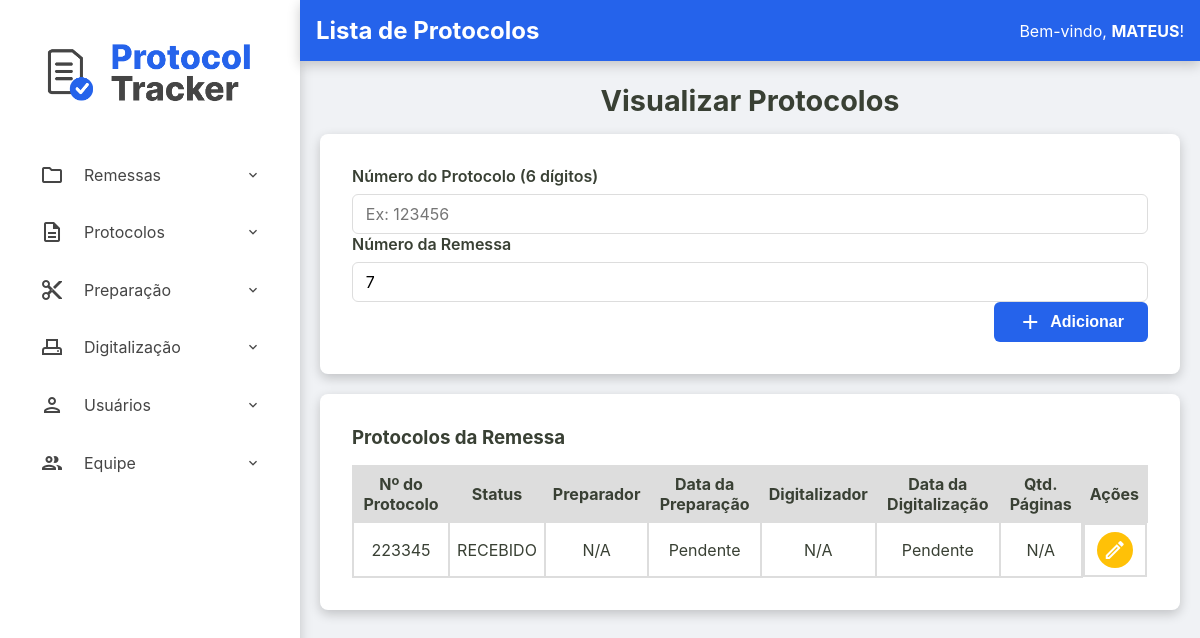
The page /admin/remessas/protocolos?id=c62659b6-44cd-419f-b0b3-21374d2135ff (signed in) on the database as committed earlier.
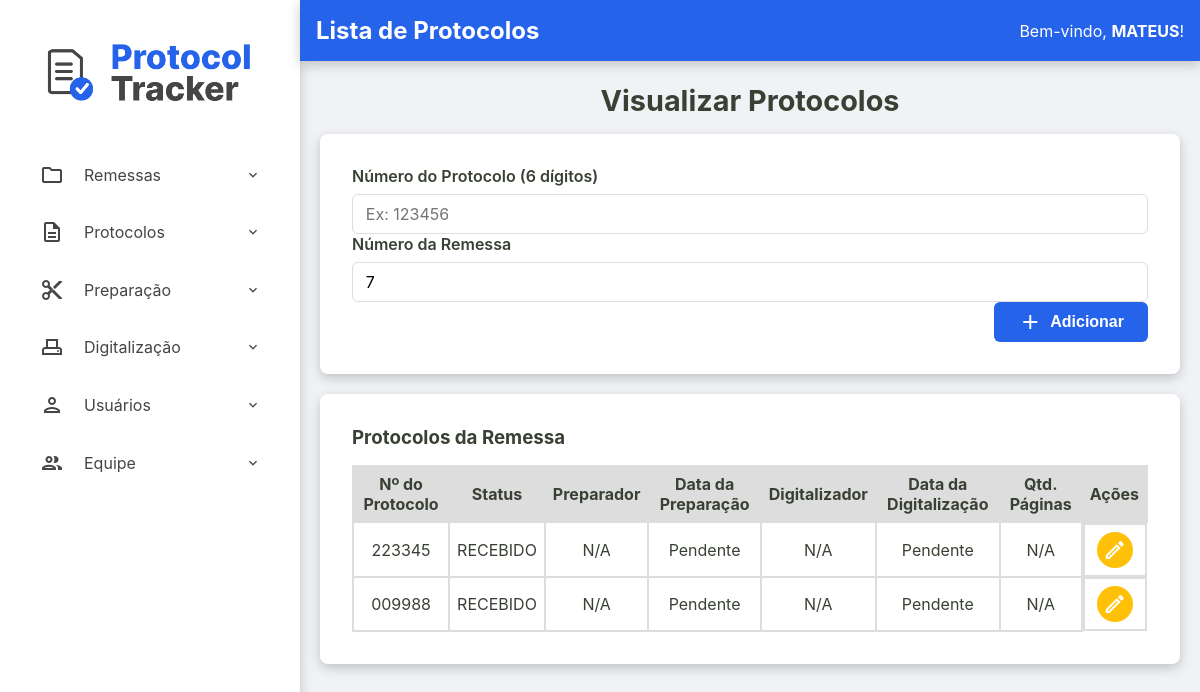
The same page on the database as committed later.
### tables this page shows
CREATE TABLE usuarios (
    id INTEGER PRIMARY KEY AUTOINCREMENT,
    nome TEXT NOT NULL,
    email TEXT NOT NULL UNIQUE,
    cpf TEXT NOT NULL UNIQUE,
    hash_senha TEXT NOT NULL,
    permissao TEXT NOT NULL,
    data_criacao TEXT NOT NULL DEFAULT CURRENT_TIMESTAMP,
    status INTEGER NOT NULL DEFAULT 1
  );

CREATE TABLE remessas (
    numero_remessa INTEGER PRIMARY KEY, -- SQLite vai gerenciar o autoincremento aqui
    id TEXT NOT NULL UNIQUE, -- Seu ID de texto continua sendo obrigatório e único
    data_recebimento TEXT NOT NULL,
    data_entrega TEXT NULL,
    status TEXT NOT NULL DEFAULT 'RECEBIDO',
    quantidade_protocolos INTEGER NULL CHECK (quantidade_protocolos >= 0),
    id_administrador INTEGER NOT NULL,
    observacoes TEXT NULL,
    FOREIGN KEY (id_administrador) REFERENCES usuarios (id)
  );

CREATE TABLE protocolos (
    id TEXT PRIMARY KEY,
    id_remessa TEXT NOT NULL,
    numero_protocolo TEXT NOT NULL UNIQUE,
    data_preparacao TEXT NULL,
    id_preparador INTEGER NULL,
    data_digitalizacao TEXT NULL,
    id_digitalizador INTEGER NULL,
    status TEXT NOT NULL DEFAULT 'RECEBIDO',
    quantidade_paginas INTEGER NULL CHECK (quantidade_paginas >= 0),
    observacoes TEXT NULL,
    FOREIGN KEY (id_remessa) REFERENCES remessas (id),
    FOREIGN KEY (id_preparador) REFERENCES usuarios (id),
    FOREIGN KEY (id_digitalizador) REFERENCES usuarios (id)
  );

### src/Controller/Admin/RemessaController.php (called while the page is built, shortened)
<?php
class RemessaController
{
    private ?Usuario $usuario_logado = null;
    public function __construct(
        private RemessaRepository $remessaRepository,
        private RemessaService $remessaService,
        private ProtocoloRepository $protocoloRepository,
        private ProtocoloService $protocoloService,
        private UsuarioRepository $usuarioRepository
    ) {
        $id_usuario = $_SESSION['usuario_logado_id'] ?? null;
        if ($id_usuario) {
            $this->usuario_logado = $this->usuarioRepository->findById($id_usuario);
        }
    }
    public function exibirProtocolos(?string $erro = null)
    {
        try {
            $id_remessa = $_GET['id'] ?? '';
            $remessa = $this->remessaRepository->findById($id_remessa);
            $listaProtocolos = $this->protocoloRepository->findByRemessa($id_remessa);
            $titulo_da_pagina = "Lista de Protocolos";
            $usuario_logado = $this->usuario_logado;
            require __DIR__ . '/../../../templates/admin/visualizar-protocolos.php';
        } catch (Exception $e) {
            $this->exibirRemessas($e->getMessage());
        }
    }
}

### src/Repository/UsuarioRepository.php (called while the page is built, shortened)
<?php
class UsuarioRepository implements UsuarioRepositoryInterface
{
    private PDO $connection;
    public function __construct(PDO $connection)
    {
        $this->connection = $connection;
    }
    public function findById(int $id): ?Usuario
    {
        $sqlQuery = "SELECT * FROM usuarios WHERE id = :id;";
        $stmt = $this->connection->prepare($sqlQuery);
        $stmt->bindValue(':id', $id);
        $stmt->execute();
        $dadosUsuario = $stmt->fetch();
        return Usuario::fromArray($dadosUsuario);
    }
}

### src/Model/Usuario.php (called while the page is built, shortened)
<?php
class Usuario {
    public function getNome(): string { return $this->nome; }
    public static function fromArray(array $array): self
    {
        try {
            $data_criacao = isset($array['data_criacao']) ? new DateTimeImmutable($array['data_criacao']) : null;
        } catch (Exception $e) {
            throw new Exception("Falha ao criar data");
        }
        return new self(
            (int) $array['id'],
            $array['nome'],
            $array['email'],
            $array['cpf'],
            $array['hash_senha'],
            $array['permissao'],
            $data_criacao,
            (bool) $array['status']
        );
    }
}

### src/Repository/RemessaRepository.php (called while the page is built, shortened)
<?php
class RemessaRepository implements RemessaRepositoryInterface
{
    private PDO $connection;
    public function __construct(PDO $connection)
    {
        $this->connection = $connection;
    }
    public function findById(string $id): ?Remessa
    {
        $sqlQuery = "SELECT * FROM remessas WHERE id = :id;";
        $stmt = $this->connection->prepare($sqlQuery);
        $stmt->bindValue(':id', $id);
        $stmt->execute();
        $dadosRemessa = $stmt->fetch();
        return Remessa::fromArray($dadosRemessa);
    }
}

### src/Model/Remessa.php (called while the page is built, shortened)
<?php
class Remessa {
    public function getNumeroRemessa(): int { return $this->numero_remessa; }
    public static function fromArray(array $array): self
    {
        try {
            $data_recebimento = new DateTimeImmutable($array['data_recebimento']);
            $data_entrega = isset($array['data_entrega']) ? new DateTimeImmutable($array['data_entrega']) : null;
        } catch (Exception $e) {
            throw new Exception("Falha ao criar data");
        }
        return new self(
            $array['id'],
            (int) $array['numero_remessa'] ?? null,
            $data_recebimento,
            $data_entrega,
            $array['status'],
            isset($array['quantidade_protocolos']) ? (int)$array['quantidade_protocolos'] : null,
            (int)$array['id_administrador'],
            $array['observacoes'] ?? null
        );
    }
}

### src/Repository/ProtocoloRepository.php (called while the page is built, shortened)
<?php
class ProtocoloRepository implements ProtocoloRepositoryInterface
{
    private PDO $connection;
    public function __construct(PDO $connection)
    {
        $this->connection = $connection;
    }
    public function findByRemessa(string $id_remessa): array
    {
        $sqlQuery = "SELECT * FROM protocolos WHERE id_remessa = :id_remessa;";
        $stmt = $this->connection->prepare($sqlQuery);
        $stmt->bindValue(':id_remessa', $id_remessa);
        $stmt->execute();
        return $this->hidrataLista($stmt);
    }
    private function hidrataLista(PDOStatement $stmt): array
    {
        $listaDeProtocolos = [];
        while($dadosProtocolo = $stmt->fetch()){
            $listaDeProtocolos[] = Protocolo::fromArray($dadosProtocolo);
        }
        return $listaDeProtocolos;
    }
}

### src/Model/Protocolo.php (called while the page is built, shortened)
<?php
class Protocolo {
    public function getId(): ?string { return $this->id; }
    public function getNumeroProtocolo(): string { return $this->numero_protocolo; }
    public function getDataPreparacao(): ?DateTimeImmutable { return $this->data_preparacao; }
    public function getIdPreparador(): ?int { return $this->id_preparador; }
    public function getDataDigitalizacao(): ?DateTimeImmutable { return $this->data_digitalizacao; }
    public function getIdDigitalizador(): ?int { return $this->id_digitalizador; }
    public function getStatus(): string { return $this->status; }
    public function getQuantidadePaginas(): ?int { return $this->quantidade_paginas; }
    public static function fromArray(array $array): self
    {
        try {
            $data_preparacao = isset($array['data_preparacao']) ? new DateTimeImmutable($array['data_preparacao']) :  null;
            $data_digitalizacao = isset($array['data_digitalizacao']) ? new DateTimeImmutable($array['data_digitalizacao']) :  null;
        } catch (Exception $e) {
            throw new Exception("Falha ao criar data");
        }
        return new self(
            $array['id'],
            $array['id_remessa'],
            $array['numero_protocolo'],
            $data_preparacao,
            isset($array['id_preparador']) ? (int) $array['id_preparador'] : null,
            $data_digitalizacao,
            isset($array['id_digitalizador']) ? (int) $array['id_digitalizador'] : null,
            $array['status'],
            isset($array['quantidade_paginas']) ? (int) $array['quantidade_paginas'] : null,
            $array['observacoes'] ?? null,
        );
    }
}

### templates/admin/visualizar-protocolos.php (the view, shortened to what the rows shown need)
<?php require __DIR__ . '/../components/_header.php'; ?>
<h2>Visualizar Protocolos</h2>
<div class="container-principal-busca">
    <form action="/admin/remessas/protocolos" method="post" class="busca-form-container">
        <div class="form-group">
            <label for="numero_protocolo">Número do Protocolo (6 dígitos)</label>
            <input type="text" id="numero_protocolo" name="numero_protocolo" required maxlength="6" pattern="\d{6}"placeholder="Ex: 123456">
            <label for="numero_remessa">Número da Remessa</label>
            <input type="text" id="numero_remessa" readonly  name="numero_remessa" value="<?= htmlspecialchars($remessa->getNumeroRemessa()) ?>">
        </div>
        <div class="form-actions">
            <button type="submit">
                <span class="material-icons-outlined">add</span> Adicionar
            </button>
        </div>
    </form>
<section class="listagem-container">
    <h3>Protocolos da Remessa</h3>
    <table id="tabela-protocolos-remessa" class="protocolos-table datatable-js">
        <thead>
            <tr>
                <th>Nº do Protocolo</th>
                <th>Status</th>
                <th>Preparador</th>
                <th>Data da Preparação</th>
                <th>Digitalizador</th>
                <th>Data da Digitalização</th>
                <th>Qtd. Páginas</th>
                <th class="acoes-header">Ações</th>
            </tr>
        </thead>
        <tbody>
            <?php foreach ($listaProtocolos as $protocolo): ?>
                <tr>
                    <td><?= htmlspecialchars($protocolo->getNumeroProtocolo()) ?></td>
                    <td><?= htmlspecialchars($protocolo->getStatus()) ?></td>
                    <td>
                        <?php
                            echo htmlspecialchars($protocolo->getIdPreparador() ?? 'N/A');
                        ?>
                    </td>
                    <td><?= $protocolo->getDataPreparacao() ? $protocolo->getDataPreparacao()->format('d/m/Y H:i') : 'Pendente' ?></td>
                    <td>
                        <?php
                            echo htmlspecialchars($protocolo->getIdDigitalizador() ?? 'N/A');
                        ?>
                    </td>
                    <td><?= $protocolo->getDataDigitalizacao() ? $protocolo->getDataDigitalizacao()->format('d/m/Y H:i') : 'Pendente' ?></td>
                    <td><?= htmlspecialchars($protocolo->getQuantidadePaginas() ?? 'N/A') ?></td>
                    <td class="acoes-cell">
                        <a href="/admin/protocolos/editar?id=<?= htmlspecialchars($protocolo->getId()) ?>" class="btn-acao btn-editar" title="Editar Protocolo">
                            <span class="material-icons-outlined">edit</span>
                        </a>
                    </td>
                </tr>
            <?php endforeach; ?>
        </tbody>
    </table>
</section>
</div>
<?php require __DIR__ . '/../components/_footer.php'; ?>

### templates/components/_content-header.php
<div class="content-header">
    <div class="header-title">
        <h2><?= isset($titulo_da_pagina) ? htmlspecialchars($titulo_da_pagina) : 'Página sem Título' ?></h2>
    </div>
    <div>
        <?php if (isset($usuario_logado) && $usuario_logado): ?>
            <div class="welcome-message">
                <span>Bem-vindo, <strong><?= htmlspecialchars($usuario_logado->getNome()) ?></strong>!</span>
            </div>
        <?php endif; ?>
    </div>
</div>

Rows that differ between the two databases and show on the page:
added protocolos: numero_protocolo "009988", status "RECEBIDO", id_preparador "N/A", shows "Pendente", id_digitalizador "N/A", quantidade_paginas "N/A"
